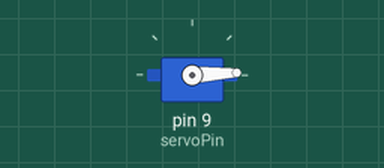
This sketch was run on a simulated Arduino Uno, built with avr-gcc and run on an emulated ATmega328P. Shown: servo.

Above: at 0.05 s.
At 1.3 s:
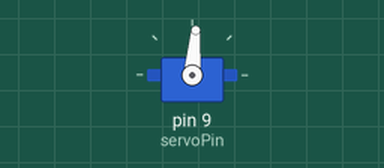
At 2.6 s:
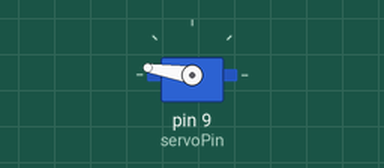
At 5.2 s:
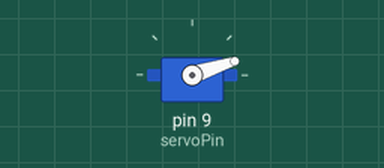
Timing chart, 0 to 7.1 s (numbered marks = the images above):
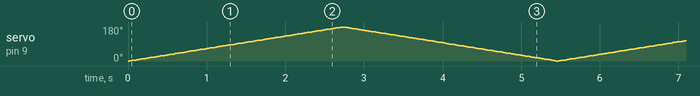

The sketch:

Servo_loop.ino
```cpp
#include <Servo.h>

Servo myServo;

int servoPin=9;

int pos = 0;

void setup() {
  myServo.attach(servoPin);
  Serial.begin(9600);
  // put your setup code here, to run once:

}

void loop() {
  for (pos = 0; pos <= 180; pos += 1) { // goes from 0 degrees to 180 degrees
    // in steps of 1 degree
    myServo.write(pos);              // tell servo to go to position in variable 'pos'
    delay(15);                       // waits 15ms for the servo to reach the position
  }
  for (pos = 180; pos >= 0; pos -= 1) { // goes from 180 degrees to 0 degrees
    myServo.write(pos);              // tell servo to go to position in variable 'pos'
    delay(15);                       // waits 15ms for the servo to reach the position
  }
}
```
